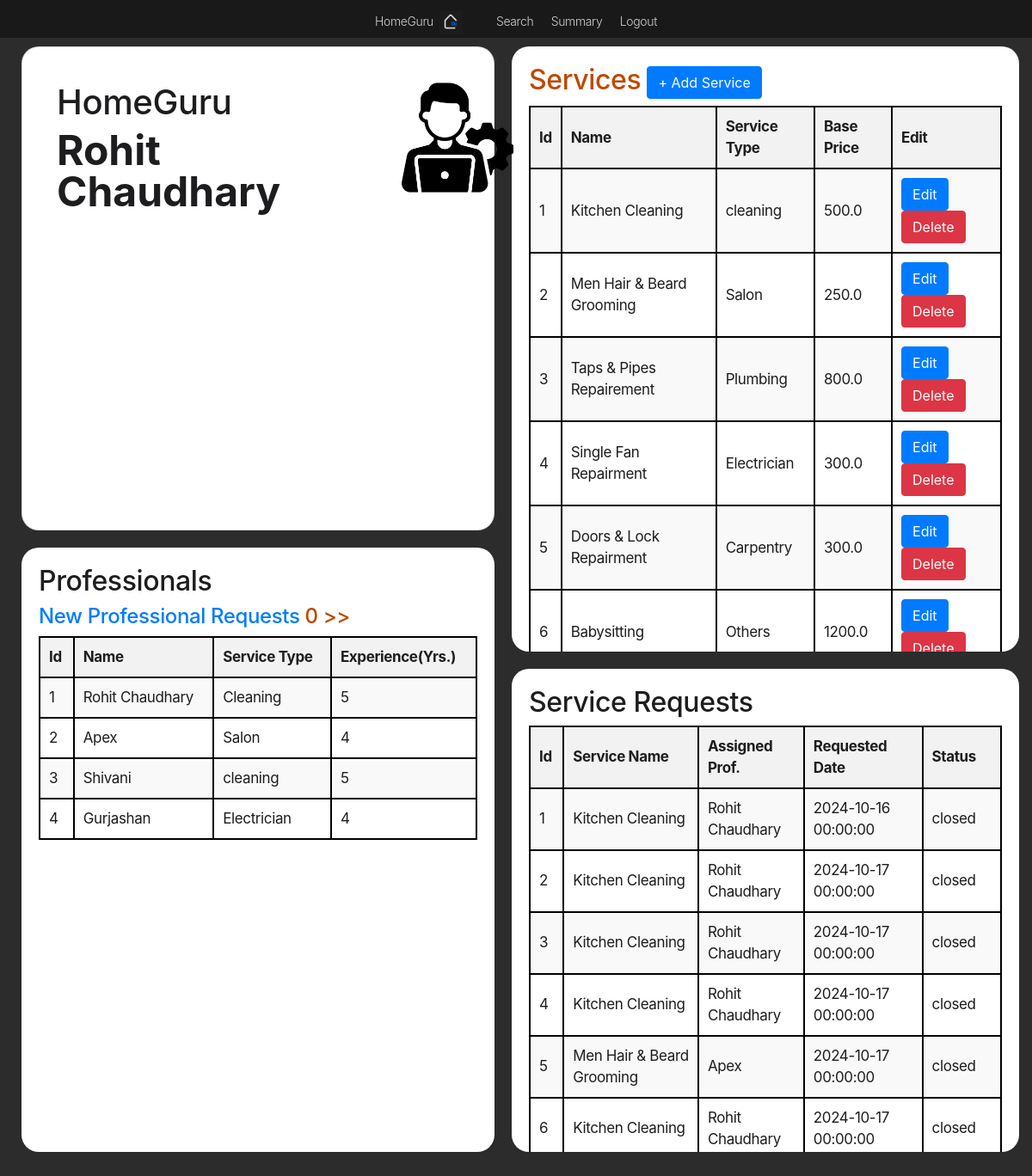
Page /admin/dashboard (signed in) on the committed database.
### Website/models.py (models this page shows)
class Professional(db.Model, UserMixin):
    __tablename__ = 'Professional'
    id = db.Column(db.Integer, primary_key=True)
    email = db.Column(db.String(150), unique=True, nullable=False)
    password = db.Column(db.String(150), nullable=False)
    name = db.Column(db.String(40), nullable=False)
    address = db.Column(db.String(255))
    pincode = db.Column(db.String(10))
    experience = db.Column(db.Integer)
    service_type = db.Column(db.String(50), nullable=False)
    date_created = db.Column(db.DateTime, default=datetime.utcnow)

class Service(db.Model):
    __tablename__ = 'service'
    id = db.Column(db.Integer, primary_key=True)
    name = db.Column(db.String(100), nullable=False)
    type = db.Column(db.String(50), nullable=False)
    price = db.Column(db.Float, nullable=False)
    time_required = db.Column(db.String(50), nullable=True)  # e.g. "2 hours"
    description = db.Column(db.Text, nullable=True)

class ServiceRequest(db.Model):
    __tablename__ = 'service_request'
    id = db.Column(db.Integer, primary_key=True)
    service_id = db.Column(db.Integer, db.ForeignKey('service.id'), nullable=False)
    customer_id = db.Column(db.Integer, db.ForeignKey('Customer.id'), nullable=False)
    professional_id = db.Column(db.Integer, db.ForeignKey('Professional.id'), nullable=True)  # Optional until assigned
    date_of_request = db.Column(db.DateTime, default=datetime.utcnow)
    date_of_completion = db.Column(db.DateTime, nullable=True)
    service_status = db.Column(db.Enum('requested', 'assigned', 'closed'), default='requested')
    remarks = db.Column(db.Text, nullable=True)
    service = db.relationship('Service', backref='service_requests')
    customer = db.relationship('Customer', foreign_keys=[customer_id])
    professional = db.relationship('Professional', foreign_keys=[professional_id])

### Website/admin_routes.py (the view)
@admin_bp.route('/dashboard')
@login_required
def admin_dashboard():
    professionals = Professional.query.all()
    services = Service.query.all()
    service_requests = ServiceRequest.query.all()
    professional_requests = ProfessionalRequest.query.all()
    return render_template('dashboard.html',
                           user=current_user,
                           professionals=professionals,
                           services=services,
                           service_requests=service_requests,
                           professional_requests=professional_requests,
                           count_professional_requests = len(professional_requests))

### Website/templates/admin/dashboard.html (shortened to what this page needs)
{% extends 'base.html' %}
{% block stylesheet %}
    <link rel="stylesheet" href="{{ url_for('static', filename='style-admin-db.css')}}">
{% endblock %}
{% block content %}
  <div class="content">
    <div class="row">
        <div class="left">
            <div class="card block">
                <div class="sub-card">
                    <h1> HomeGuru </h1>
                    <h2> {{ user.name }} </h2>
                </div>
                <div class="sub-card">
                    <img src="{{ url_for('static', filename='administrator.png') }}" alt="profile"
                    style="height: 55%; border-radius: 10px; margin-left: 55%;">
                </div>
            </div>
            <div class="card-bottom-left block">
                <h3><span style="font-size: 32px;">Professionals</span></h3>
                <a href="javascript:void(0);" onclick="showPopup()">
                    <h4>New Professional Requests
                        <span style="color: var(--orange);"> {{ (count_professional_requests) }} >>
                        </span>
                    </h4>
                </a>
                <table>
                    <tr>
                        <th>Id</td>
                        <th>Name</td>
                        <th>Service Type</td>
                        <th>Experience(Yrs.)</td>
                    </tr>
                    {% for professional in professionals %}
                    <tr>
                        <td><span> {{ professional.id }} </span></td>
                        <td><span> {{ professional.name }} </span></td>
                        <td><span> {{ professional.service_type }} </span></td>
                        <td><span> {{ professional.experience }} </span></td>
                    </tr>
                    {% endfor %}
                </table>
            </div>
        </div>
        <div class="right">
            <div class="card-top-right block">
                <h3>
                    <span style="font-size: 32px; color:#bf4800;">Services</span>
                    <button class="btn btn-primary" id="addServiceBtn"> + Add Service</button>
                </h3>
                <table>
                    <tr>
                        <th>Id</th>
                        <th>Name</th>
                        <th>Service Type</th>
                        <th>Base Price</th>
                        <th>Edit</th>
                    </tr>
                    {% for service in services %}
                    <tr>
                        <td><span> {{ service.id }} </span></td>
                        <td><span> {{ service.name }} </span></td>
                        <td><span> {{ service.type }} </span></td>
                        <td><span> {{ service.price }} </span></td>
                        <td>
                            <span>
                                <button class="editService btn btn-primary"
                                    data-service-id="{{ service.id }}"
                                    data-service-name="{{ service.name }}"
                                    data-service-type="{{ service.type }}"
                                    data-service-price="{{ service.price }}"
                                    data-service-time="{{ service.time_required }}"
                                    data-service-description="{{ service.description }}">
                                Edit
                                </button>
                            <button class="deleteService btn btn-danger" data-service-id="{{ service.id }}">Delete</button>
                            </span>
                        </td>
                    </tr>
                    {% endfor %}
                </table>
            </div>
            <div class="card-bottom-right block">
                <h3><span style="font-size: 32px;">Service Requests</span></h3>
                <div class="classes">
                    <table>
                        <tr>
                            <th>Id</td>
                            <th>Service Name</th>
                            <th>Assigned Prof.</td>
                            <th>Requested Date</td>
                            <th>Status</td>
                        </tr>
                        {% for service_req in service_requests %}
                            <tr>
                                <td><span> {{ service_req.id }} </span></td>
                                <td><span> {{ service_req.service.name }} </span></td>
                                <td><span> {{ service_req.professional.name }} </span></td>
                                <td><span> {{ service_req.date_of_request }} </span></td>
                                <td><span> {{ service_req.service_status }} </span></td>
                            </tr>
                        {% endfor %}
                    </table>
                </div>
            </div>
        </div>
    </div>
    </div>
{% endblock %}

### Website/Static/style.css (style rules this page uses)
:root { --nav-bg: rgb(22,22,23,0.8); --white: #f5f5f7; --bg: #f5f5f8; --dark-bg: #2c2c2c; --dark-box: #1c1c1c; --beinge-white: rgb(216,216,220); --gray: rgb(99,99,102) ; --blue: #0071e3; --orange: #bf4800; --red: rgb(215,0,21); --success: rgb(48,219,91); --yellow: rgb(255,214,10); --nav-color: rgba(255, 255, 255, .8); --nav-color-secondary: #E8E8ED; --nav-color-hover: #FFFFFF; --main-white: #ffffff; }
body { background-color: var(--dark-bg); font-size: 17px; line-height: 1.47059; font-weight: 400; letter-spacing: -0.022em; font-family: "SF Pro Text", "SF Pro Icons", "AOS Icons", "Helvetica Neue", Helvetica, Arial, sans-serif; color: rgb(29, 29, 31); font-style: normal; overflow: hidden; }
.content { background-color: var(--dark-bg); overflow: hidden; margin-top:54px; }
.row { display: grid; grid-template-columns: 4fr 2fr; grid-gap: 20px; gap: 20px; width: 100%; }
.left , .right { height: 100vh; }
.card { height: 40%; background-color: var(--main-white); margin-left: 40px; padding: 20px; border-radius: 20px; display: grid; grid-template-columns: 1fr 1fr; grid-gap: 20px; }
.sub-card { height: 50%; padding: 20px; }
.card-bottom-left { background-color: var(--main-white); height: 50%; margin-top: 20px; margin-left: 40px; padding: 20px; border-radius: 20px; scrollbar-color: var(--dark-box) var(--beinge-white); scrollbar-width: none ; overflow-y: auto; }
.card-top-right { background-color: var(--main-white); padding: 20px; height: 50%; min-height: 40%; border-radius: 20px; scrollbar-color: var(--dark-box) var(--beinge-white); scrollbar-width: none ; overflow-y: auto; }
.card-bottom-right { background-color: var(--main-white); height: 40%; margin-top: 20px; padding: 20px; border-radius: 20px; overflow: auto; scrollbar-width: none; }
h2 { font-size: 48px; line-height: 1; font-weight: 700; letter-spacing: -0.00043em; }
table { border-collapse: collapse; width: 100%; }
th, td { border: 2px solid black; padding: 10px; text-align: left; }
th { background-color: #f2f2f2; }
tr:nth-child(even) { background-color: #f9f9f9; }

### Website/Static/style-admin-db.css (style rules this page uses)
.row { display: grid; grid-template-columns: 1fr 1fr; grid-gap: 20px; gap: 20px; width: 100%; }

### rows in the picture
Professional: name "Rohit Chaudhary", id "1", service_type "Cleaning", experience "5"
Professional: id "2", name "Apex", service_type "Salon", experience "4"
Professional: id "3", name "Shivani", service_type "cleaning", experience "5"
Professional: id "4", name "Gurjashan", service_type "Electrician", experience "4"
Service: id "1", name "Kitchen Cleaning", type "cleaning", price "500.0"
Service: id "2", name "Men Hair & Beard Grooming", type "Salon", price "250.0"
Service: id "3", name "Taps & Pipes Repairement", type "Plumbing", price "800.0"
Service: id "4", name "Single Fan Repairment", type "Electrician", price "300.0"
Service: id "5", name "Doors & Lock Repairment", type "Carpentry", price "300.0"
Service: id "6", name "Babysitting", type "Others", price "1200.0"
ServiceRequest: id "1", service.name "Kitchen Cleaning", professional.name "Rohit Chaudhary", date_of_request "2024-10-16 00:00:00", service_status "closed"
ServiceRequest: id "2", service.name "Kitchen Cleaning", professional.name "Rohit Chaudhary", date_of_request "2024-10-17 00:00:00", service_status "closed"
ServiceRequest: id "3", service.name "Kitchen Cleaning", professional.name "Rohit Chaudhary", date_of_request "2024-10-17 00:00:00", service_status "closed"
ServiceRequest: id "4", service.name "Kitchen Cleaning", professional.name "Rohit Chaudhary", date_of_request "2024-10-17 00:00:00", service_status "closed"
ServiceRequest: id "5", service.name "Men Hair & Beard Grooming", professional.name "Apex", date_of_request "2024-10-17 00:00:00", service_status "closed"
ServiceRequest: id "6", service.name "Kitchen Cleaning", professional.name "Rohit Chaudhary", date_of_request "2024-10-17 00:00:00", service_status "closed"

### other values in the picture
{{ (count_professional_requests) }} "0"
